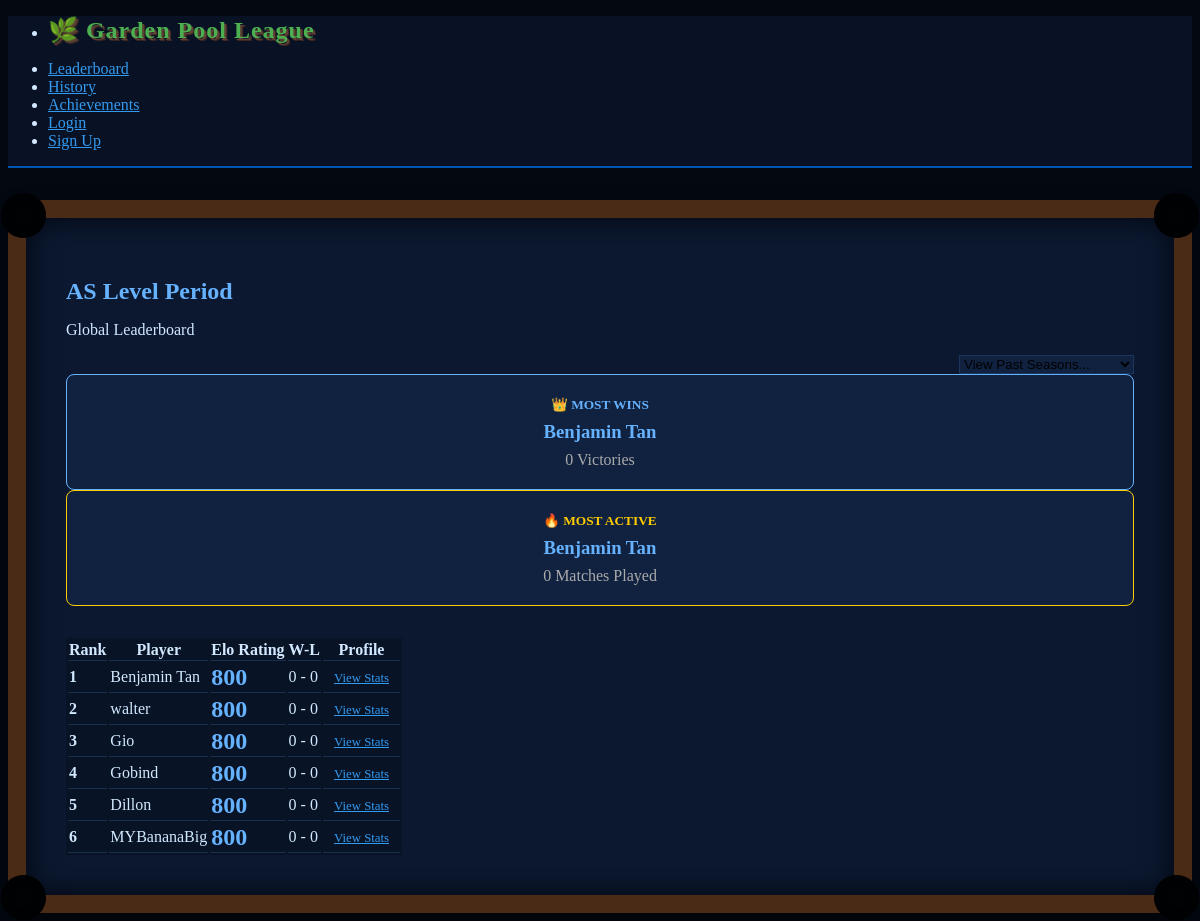
The page / on the database its author committed.
### app.py (models this page shows)
class Season(db.Model):
    id = db.Column(db.Integer, primary_key=True)
    name = db.Column(db.String(100), unique=True, nullable=False)
    is_active = db.Column(db.Boolean, default=False)

class Player(db.Model):
    id = db.Column(db.Integer, primary_key=True)
    name = db.Column(db.String(50), unique=True, nullable=False)
    password_hash = db.Column(db.String(200), nullable=False)
    elo = db.Column(db.Integer, default=800)
    wins = db.Column(db.Integer, default=0)
    losses = db.Column(db.Integer, default=0)

### app.py (the view, shortened to what this page needs)
@app.route('/')
def index():
    seasons = Season.query.all()
    selected_season_id = request.args.get('season_id')
    active_season = Season.query.filter_by(is_active=True).first()
    if not selected_season_id or (active_season and str(selected_season_id) == str(active_season.id)):
        records = Player.query.order_by(Player.elo.desc()).all()
        players_data = [{'id': r.id, 'name': r.name, 'elo': r.elo, 'wins': r.wins, 'losses': r.losses} for r in records]
        display_season = active_season.name if active_season else "Current Season"
        is_archived = False
    most_wins = max(players_data, key=lambda x: x['wins']) if players_data else None
    most_active = max(players_data, key=lambda x: (x['wins'] + x['losses'])) if players_data else None
    return render_template('index.html', players=players_data, seasons=seasons,
                           display_season=display_season, is_archived=is_archived,
                           most_wins=most_wins, most_active=most_active)

### templates/index.html (shortened to what this page needs)
{% extends 'layout.html' %}
{% block content %}
<div class="grid">
    <div>
        <h2 style="margin-bottom: 0;">{% if is_archived %}<span style="color: gray;">[ARCHIVED]</span> {% endif %}{{ display_season }}</h2>
        <p>Global Leaderboard</p>
    </div>
    <div style="text-align: right;">
        <form action="/" method="GET" style="display: inline-block;">
            <select name="season_id" onchange="this.form.submit()" style="max-width: 300px; background-color: #102240; border-color: #1a365d;">
                <option value="" disabled selected>View Past Seasons...</option>
            </select>
        </form>
    </div>
</div>
{% if most_wins and most_active %}
<div class="grid" style="margin-bottom: 2rem;">
    <div class="card" style="text-align: center; border: 1px solid #66b2ff;">
        <small style="color: #66b2ff; text-transform: uppercase; font-weight: bold;">👑 Most Wins</small>
        <h3 style="margin: 0.5rem 0;">{{ most_wins.name }}</h3>
        <p style="margin: 0; color: #aaa;">{{ most_wins.wins }} Victories</p>
    </div>
    <div class="card" style="text-align: center; border: 1px solid #ffcc00;">
        <small style="color: #ffcc00; text-transform: uppercase; font-weight: bold;">🔥 Most Active</small>
        <h3 style="margin: 0.5rem 0;">{{ most_active.name }}</h3>
        <p style="margin: 0; color: #aaa;">{{ most_active.wins + most_active.losses }} Matches Played</p>
    </div>
</div>
{% endif %}
<table role="grid">
    <thead><tr><th>Rank</th><th>Player</th><th>{% if is_archived %}Final {% endif %}Elo Rating</th><th>W-L</th><th>Profile</th></tr></thead>
    <tbody>
        {% for player in players %}
        <tr>
            <td><strong>{{ loop.index }}</strong></td>
            <td>{{ player.name }}</td>
            <td><h2 style="margin: 0; color: {% if is_archived %}gray{% else %}#66b2ff{% endif %};">{{ player.elo }}</h2></td>
            <td>{{ player.wins }} - {{ player.losses }}</td>
            <td>
                {% if player.id %}
                <a href="/profile/{{ player.id }}" role="button" class="outline" style="padding: 5px 10px; font-size: 0.8rem;">View Stats</a>
                {% endif %}
            </td>
        </tr>
        {% endfor %}
    </tbody>
</table>
{% endblock %}

### templates/layout.html (shortened to what this page needs)
<!DOCTYPE html>
<html lang="en">
<head>
    <link rel="stylesheet" href="https://cdn.jsdelivr.net/npm/@picocss/pico@1/css/pico.min.css">
    <link href="https://cdn.jsdelivr.net/npm/tom-select@2.2.2/dist/css/tom-select.css" rel="stylesheet">
</head>
<body>
    <nav class="container-fluid">
        <ul>
            <li>
                <strong style="font-family: 'Georgia', serif; color: #4CAF50; text-shadow: 2px 2px 0px #5c4033, 3px 3px 0px #3e2723; font-size: 1.5rem; letter-spacing: 1px;">
                    🌿 Garden Pool League
                </strong>
            </li>
        </ul>
        <ul>
            <li><a href="/">Leaderboard</a></li>
            <li><a href="/history">History</a></li>
            <li><a href="/achievements">Achievements</a></li>
            {% if session.get('player_id') %}
                <li><a href="/dashboard">Dashboard</a></li>
                <li><a href="/profile/{{ session.get('player_id') }}">My Profile</a></li>
                <li><a href="/logout">Logout</a></li>
            {% elif session.get('admin') %}
                <li><a href="/admin">Admin</a></li>
                <li><a href="/logout">Logout</a></li>
            {% else %}
                <li><a href="/login">Login</a></li>
                <li><a href="/signup">Sign Up</a></li>
            {% endif %}
        </ul>
    </nav>
    <main class="container">
        <div class="pocket-tr"></div>
        <div class="pocket-bl"></div>
        {% block content %}{% endblock %}
    </main>
</body>
</html>

### templates/layout.html (style rules this page uses)
body { background-color: #030811; color: #d1e8ff; }
nav.container-fluid { background-color: #081224; border-bottom: 2px solid #0056b3; }
a { color: #339af0; }
main.container { background-color: #0b1830; border: 18px solid #4a2b16; border-radius: 12px; box-shadow: inset 0 0 30px rgba(0,0,0,0.8), 0 10px 20px rgba(0,0,0,0.5); padding: 2.5rem; margin-top: 2rem; position: relative; }
main.container::before, main.container::after, .pocket-tr, .pocket-bl { content: ''; position: absolute; width: 45px; height: 45px; background-color: #010204; border-radius: 50%; box-shadow: inset 0 0 10px rgba(0,0,0,1); z-index: 10; }
main.container::before { top: -25px; left: -25px; }
main.container::after { bottom: -25px; right: -25px; }
.pocket-tr { top: -25px; right: -25px; }
.pocket-bl { bottom: -25px; left: -25px; }
table { background-color: rgba(0,0,0,0.2); }
th, td { border-bottom: 1px solid #1a2f4c; vertical-align: middle; }
.card { background-color: #102240; padding: 20px; border-radius: 8px; border: 1px solid #1a365d; }
h2, h3 { color: #66b2ff; }

### rows shown on the page
Season: name "AS Level Period"
Player: name "Benjamin Tan", elo "800", wins "0", losses "0"
Player: name "walter", elo "800", wins "0", losses "0"
Player: name "Gio", elo "800", wins "0", losses "0"
Player: name "Gobind", elo "800", wins "0", losses "0"
Player: name "Dillon", elo "800", wins "0", losses "0"
Player: name "MYBananaBig", elo "800", wins "0", losses "0"

### other values the page prints
{{ most_wins.wins }} "0"
{{ most_active.wins + most_active.losses }} "0"
